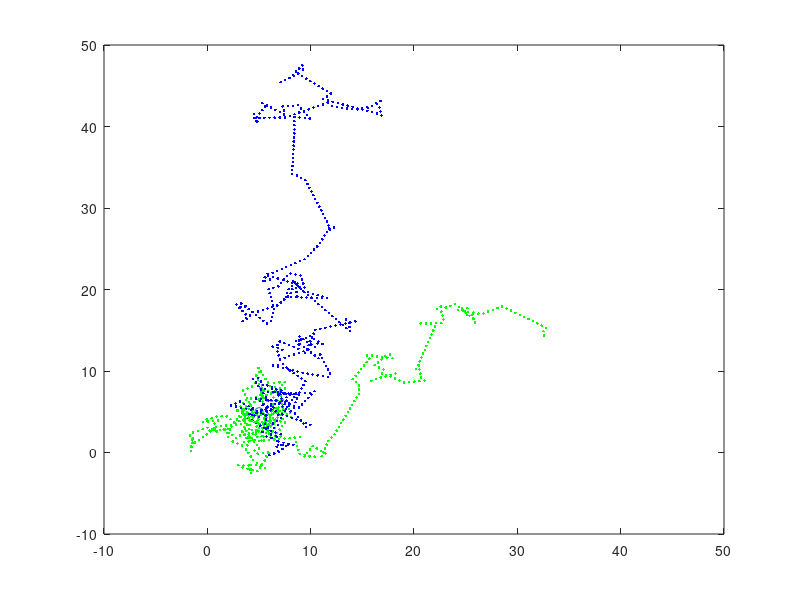

Write MATLAB code to recreate this figure.
clear
clc, clf
p=zeros(2,2);
q=zeros(2,2);
v=zeros(2,2);
u=zeros(2,2);
p(:,1)=[50*rand; 50*rand];
q(:,1)=[50*rand; 50*rand];
theta=2*pi*rand;
T_rot=[cos(theta), -sin(theta) ; sin(theta), cos(theta)];
v(:,1)=T_rot*[0.5;0];
u(:,1)=T_rot*[0.5;0];
cnc=@(x) 1/((x(1)-5)^2+(x(2)-5)^2);
plot(5,5,'o')
hold on

for i=2:500
    X=5;
    p(:,i)=p(:,i-1)+v(:,i-1);
    theta=2*pi*rand;
    T_rot=[cos(theta), -sin(theta) ; sin(theta), cos(theta)]
    if (cnc(p(:,i))/cnc(p(:,i-1))<1)
        X=X+2;
    else
        X=X-2;
    end
    if 10*rand<X
        v(:,i)=T_rot*v(:,i-1);
    else
        v(:,i)=v(:,i-1);
    end
end
for i=2:500
    X=5;
    q(:,i)=q(:,i-1)+u(:,i-1);
    theta=2*pi*rand;
    T_rot=[cos(theta), -sin(theta) ; sin(theta), cos(theta)]
    if (cnc(q(:,i))/cnc(q(:,i-1))<1)
        X=X+2;
    else
        X=X-2;
    end
    if 10*rand<X
        u(:,i)=T_rot*u(:,i-1);
    else
        u(:,i)=u(:,i-1);
    end
end

for j=1:500
    axis([-10,50,-10,50])
    %plot(p(1,j),p(2,j),'.')
    %plot(q(1,j),q(2,j),'.')
    plot(p(1,j),p(2,j),'g.',q(1,j),q(2,j),'b.')
    pause(0.05)
end
 

    